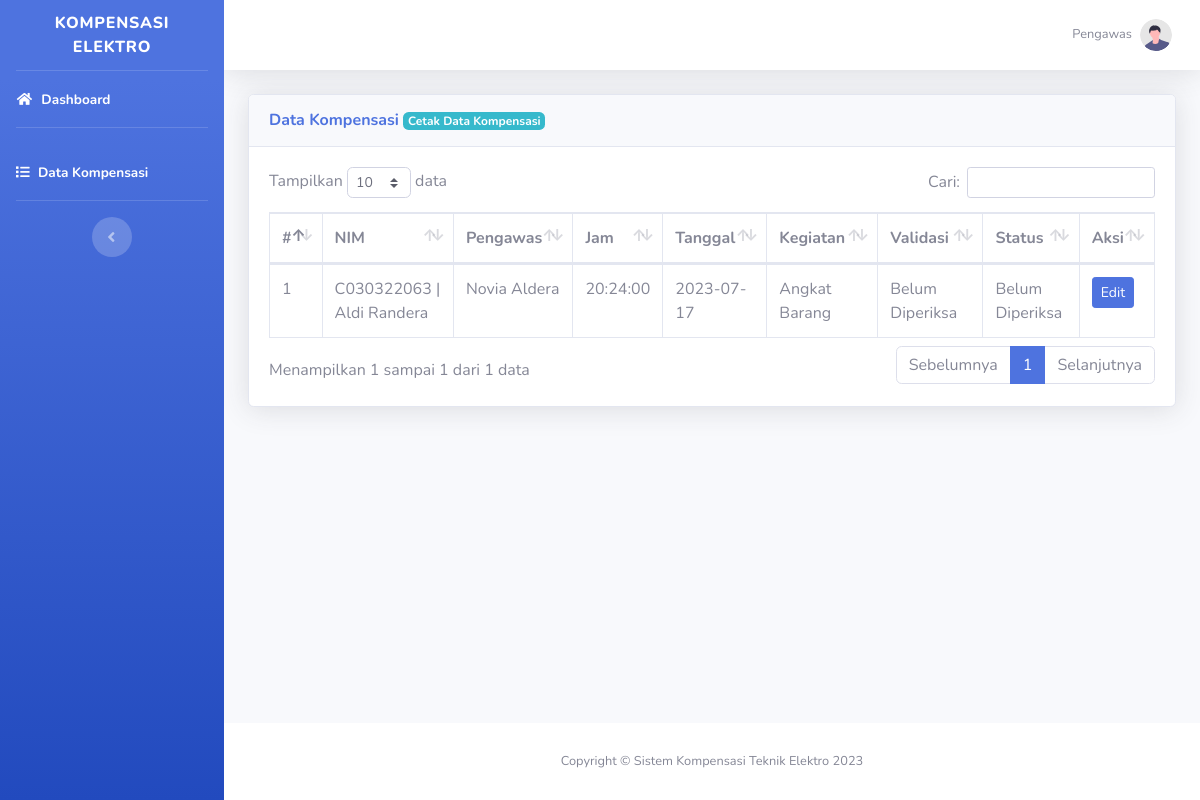
/pengawas/kompensasi.php (signed in), run on the app's committed database.
### tables this page shows
CREATE TABLE `kompensasi` (
  `id` int(11) NOT NULL,
  `id_pengawas` int(11) NOT NULL,
  `kegiatan` varchar(255) DEFAULT NULL,
  `nim` varchar(20) NOT NULL,
  `jam` time NOT NULL,
  `tanggal` date NOT NULL,
  `validasi` enum('Belum Diperiksa','Valid','Tidak Valid') NOT NULL,
  `status` enum('Belum Diperiksa','Diterima','Ditolak') NOT NULL
);

CREATE TABLE `mahasiswa` (
  `id` int(11) NOT NULL,
  `username` varchar(255) NOT NULL,
  `nim` varchar(20) NOT NULL,
  `password` varchar(255) NOT NULL,
  `nama` varchar(255) NOT NULL,
  `jenis_kelamin` enum('Laki-laki','Perempuan') NOT NULL,
  `jurusan` varchar(255) NOT NULL,
  `prodi` varchar(255) NOT NULL,
  `semester` int(11) NOT NULL,
  `kelas` varchar(10) NOT NULL,
  `nohp` varchar(20) NOT NULL,
  `username_pengawas` varchar(255) DEFAULT NULL,
  `jumlah_alpha` int(11) DEFAULT NULL
);

CREATE TABLE `pengawas` (
  `id` int(11) NOT NULL,
  `username` varchar(255) NOT NULL,
  `password` varchar(255) NOT NULL,
  `nama` varchar(255) NOT NULL,
  `no_wa` varchar(25) NOT NULL
);

### pengawas/kompensasi.php (the view, shortened to what this page needs)
<!DOCTYPE html>
<html lang="en">
<head>
    <?php include "link.php"; ?>
</head>
<body id="page-top">
    <div id="wrapper">
        <?php include "sidebar.php"; ?>
        <div id="content-wrapper" class="d-flex flex-column">
            <div id="content">
                <?php include "topbar.php"; ?>
                <div class="container-fluid">
                    <div class="card shadow mb-4">
                        <div class="card-header py-3">
                            <h6 class="m-0 font-weight-bold text-primary">Data Kompensasi <a class="badge bg-info text-white" href="cetak.php>">Cetak Data Kompensasi</a></h6>
                        </div>
                        <div class="card-body">
                            <div class="table-responsive">
                                <table class="table table-bordered" id="dataX" width="100%" cellspacing="0">
                                    <thead>
                                        <tr>
                                            <th>#</th>
                                            <th>NIM</th>
                                            <th>Pengawas</th>
                                            <th>Jam</th>
                                            <th>Tanggal</th>
                                            <th>Kegiatan</th>
                                            <th>Validasi</th>
                                            <th>Status</th>
                                            <th>Aksi</th>
                                        </tr>
                                    </thead>
                                    <tbody>
                                        <?php
                                        $stmt = $conn->prepare("SELECT kompensasi.*, mahasiswa.nama AS nama_mahasiswa, pengawas.nama AS nama_pengawas FROM kompensasi JOIN mahasiswa ON kompensasi.nim = mahasiswa.nim JOIN pengawas ON kompensasi.id_pengawas = pengawas.id");
                                        $stmt->execute();
                                        $kompensasi = $stmt->get_result();
                                        ?>
                                        <?php $i = 1; ?>
                                        <?php foreach ($kompensasi as $data) : ?>
                                            <tr>
                                                <td><?= $i; ?></td>
                                                <td><?= htmlspecialchars($data['nim']); ?> | <?= htmlspecialchars($data['nama_mahasiswa']); ?></td>
                                                <td><?= htmlspecialchars($data['nama_pengawas']); ?></td>
                                                <td><?= $data['jam']; ?></td>
                                                <td><?= $data['tanggal']; ?></td>
                                                <td><?= $data['kegiatan']; ?></td>
                                                <td><?= $data['validasi']; ?></td>
                                                <td><?= $data['status']; ?></td>
                                                <td>
                                                    <a href="#" class="btn btn-sm btn-primary" data-toggle="modal" data-target="#editModal<?= $data['id'] ?>">Edit</a>
                                                </td>
                                            </tr>
                                            <?php $i++; ?>
                                        <?php endforeach; ?>
                                    </tbody>
                                </table>
                            </div>
                        </div>
                    </div>
                </div>
            </div>
            <?php include "footer.php"; ?>
        </div>
    </div>
</body>
</html>

### data on the page
kompensasi: nim "C030322063", mahasiswa.nama "Aldi Randera", id_pengawas.nama "Novia Aldera", jam "20:24:00", tanggal "2023-07-17", kegiatan "Angkat Barang", validasi "Belum Diperiksa", status "Belum Diperiksa"
